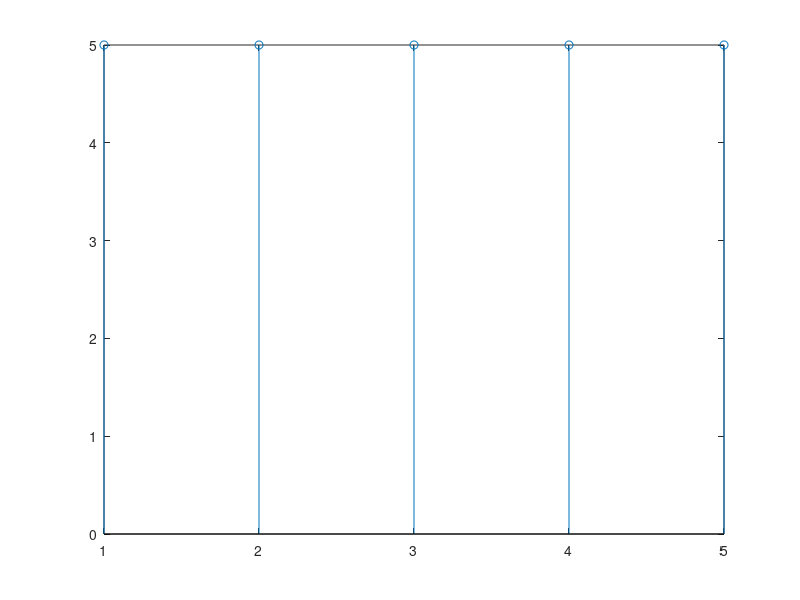

This figure's MATLAB source:
A = [];
n = input('Enter the number of elements: ');
for i = 1:n
    a = input('Enter values: ');
    if(a>n)
       break;
    else
        A(i) = a;
    end
end

disp(A);
stem(A);